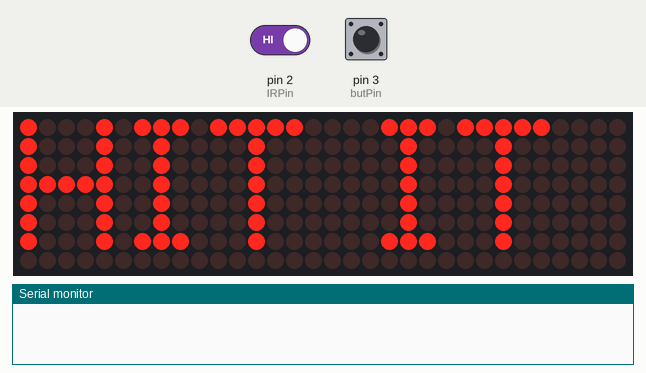
This sketch was run on a simulated Arduino Uno, built with avr-gcc and run on an emulated ATmega328P. Parts: 32×8 LED matrix, the last lines printed to the serial monitor. The test bench sets the inputs (shaded band); at power-on: pin 3 (butPin) HIGH, pin 2 (IRPin) HIGH.

Above: at 1.2 s.
1.3 s: pin 3 (butPin) pulled LOW for 0.15 s
At 1.9 s:
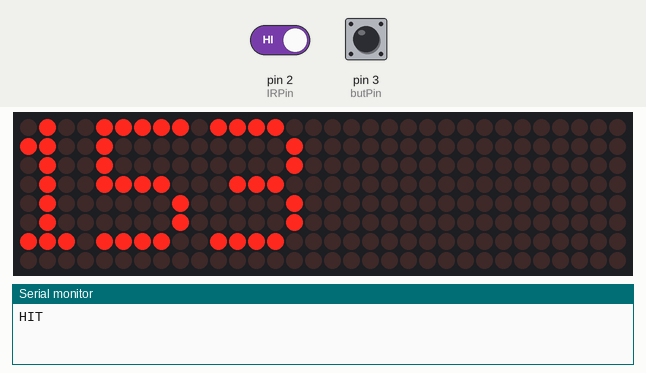
Timing chart, 0 to 4.3 s (numbered marks = the images above; inputs shaded):
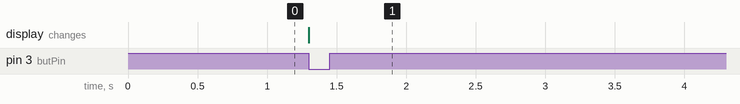

Measured:
- after the input at 1.3 s, the display: changes at once (image 1)

The sketch:

src.ino
```cpp
#include <MD_MAX72xx.h>
#include <SPI.h>

#define PRINT(s, v) \
  {                 \
    Serial.print(F(s)); \
    Serial.print(v);    \
  }

#define HARDWARE_TYPE MD_MAX72XX::FC16_HW
#define MAX_DEVICES 4

#define CLK_PIN 13 // or SCK
#define DATA_PIN 11 // or MOSI
#define CS_PIN 10   // or SS

MD_MAX72XX mx = MD_MAX72XX(HARDWARE_TYPE, CS_PIN, MAX_DEVICES);

#define CHAR_SPACING 1

#define BUF_SIZE 75
char message[BUF_SIZE] = "HIT IT";
int IRPin = 2;
int butPin = 3;
float minTime = 0.2;
float time = 0;
int score =0;
bool isHit = false;
float start;
float end;

void printText(uint8_t modStart, uint8_t modEnd, char *pMsg)
{
  uint8_t state = 0;
  uint8_t curLen;
  uint16_t showLen;
  uint8_t cBuf[8];
  int16_t col = ((modEnd + 1) * COL_SIZE) - 1;

  mx.control(modStart, modEnd, MD_MAX72XX::UPDATE, MD_MAX72XX::OFF);

  do
  {
    switch (state)
    {
    case 0:
      if (*pMsg == '\0')
      {
        showLen = col - (modEnd * COL_SIZE);
        state = 2;
        break;
      }

      showLen = mx.getChar(*pMsg++, sizeof(cBuf) / sizeof(cBuf[0]), cBuf);
      curLen = 0;
      state++;

    case 1:
      mx.setColumn(col--, cBuf[curLen++]);
      if (curLen == showLen)
      {
        showLen = CHAR_SPACING;
        state = 2;
      }
      break;

    case 2:
      curLen = 0;
      state++;

    case 3:
      mx.setColumn(col--, 0);
      curLen++;
      if (curLen == showLen)
        state = 0;
      break;

    default:
      col = -1;
    }
  } while (col >= (modStart * COL_SIZE));

  mx.control(modStart, modEnd, MD_MAX72XX::UPDATE, MD_MAX72XX::ON);
}

void setup()
{
  mx.begin();
  Serial.begin(9600);
  pinMode(IRPin, INPUT_PULLUP);
  attachInterrupt(digitalPinToInterrupt(IRPin), senso1, CHANGE);
  pinMode(butPin, INPUT_PULLUP);
   attachInterrupt(digitalPinToInterrupt(butPin), senso2, LOW);
  printText(0, MAX_DEVICES - 1, message);
}

void loop()
{
}

void senso1()
{
  if(digitalRead(IRPin))start = millis()/1000;
  if(digitalRead(!IRPin))
  {
   if (isHit)
      isHit = false;
  }
}

void senso2()
{
  if(!isHit && digitalRead(IRPin))
  {

    Serial.println("HIT");
     end = float(millis())/1000;
     time = end - start;
     score = (time > 0) ? (minTime / time) * 1000 : 0;
      if (score > 1000 || score < 0 || time<0|| score == 0) score = 999;
      sprintf(message, "%d", score);
      printText(0, MAX_DEVICES - 1, message);
      isHit = true;
  }
}
```
